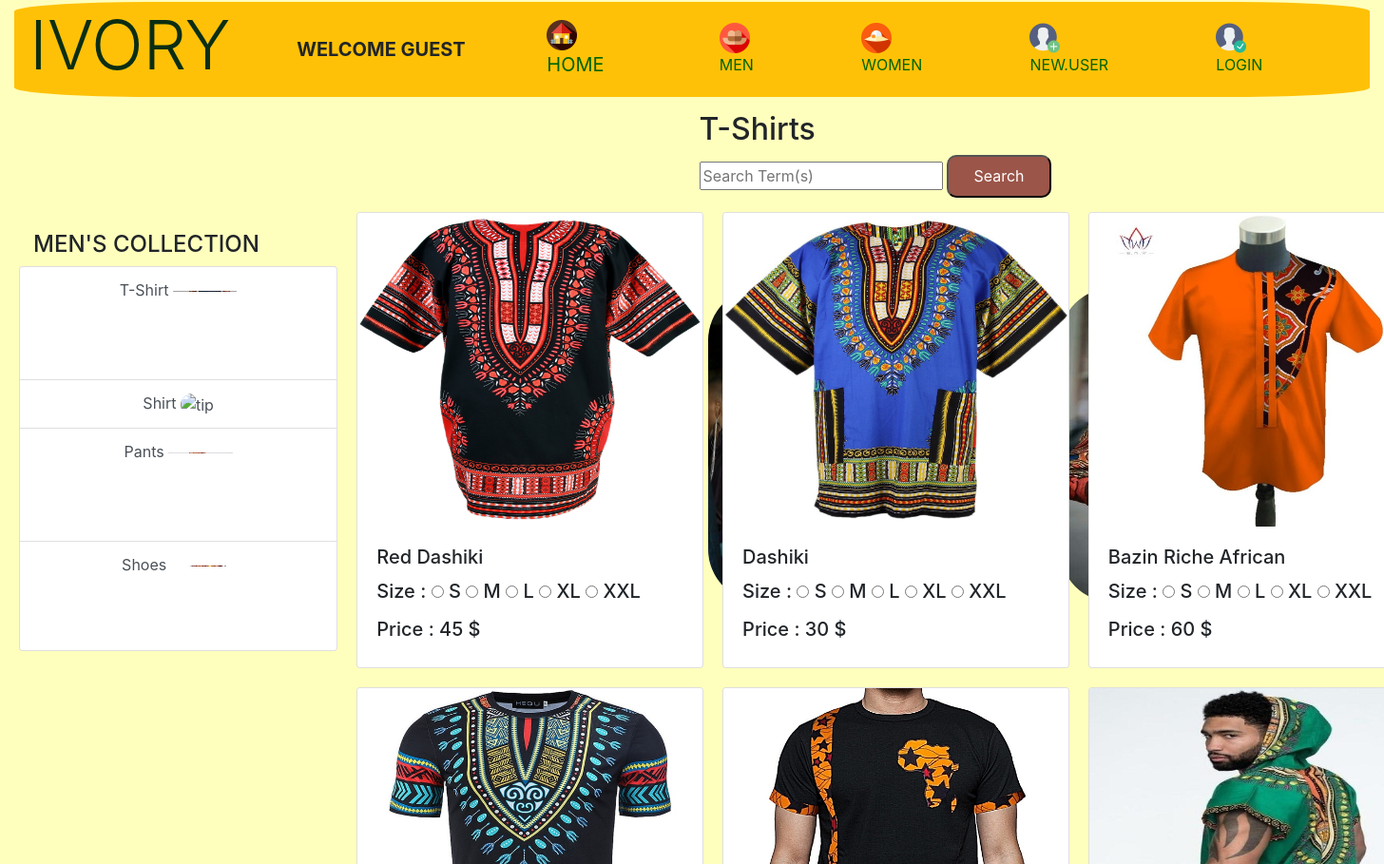
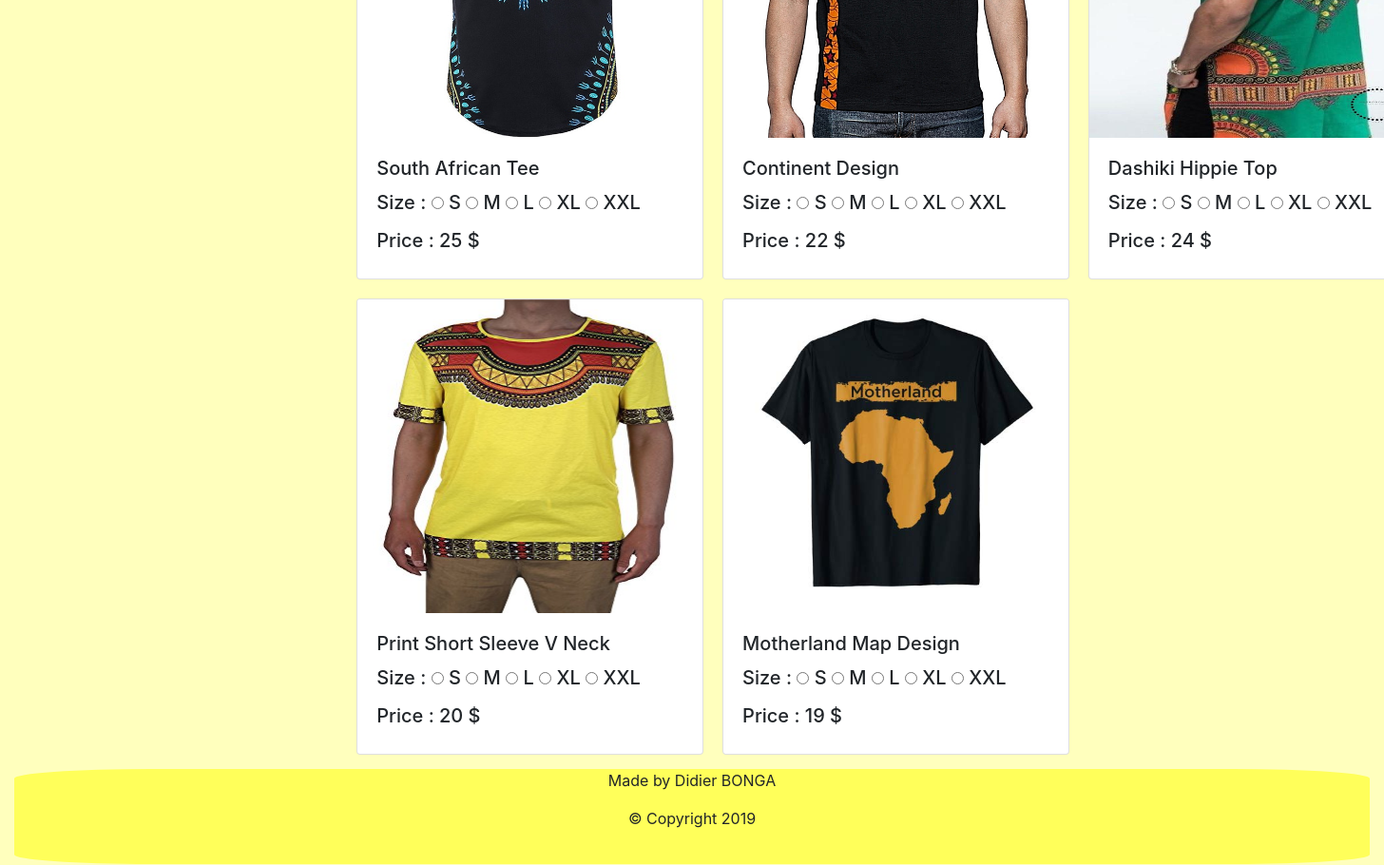
The app's page /tshirtmen/ with its own data (2 pictures, top to bottom).
### ivoryApp/models.py (models this page shows, shortened)
class Tshirt(models.Model):
    ts_title = models.CharField(max_length=200)
    ts_picture = models.ImageField(upload_to="media/images/", null=True, blank=True)
    ts_price = models.IntegerField(default=0)
    ts_ForeignKey = models.ForeignKey(UserLoginModel, on_delete=models.SET_NULL, null=True, blank=True)

### ivoryApp/views.py (the view)
# urls.py: path('tshirtmen/', views.tshirtmen, name='tshirtmen'),
def tshirtmen(request):
    form = MyForm()
    allTshirts = Tshirt.objects.all()
    return render(request, 'ivoryApp/item/tShirtMen.html', {'allTshirts': allTshirts, 'form': form})

### ivoryApp/forms.py
class MyForm(forms.Form):
    my_choice_field = forms.ChoiceField(choices=CUSTOMER_SIZE_ACCESSORY)
    ts_size = forms.ChoiceField(choices=CUSTOMER_SIZE)
    s_size = forms.ChoiceField(choices=CUSTOMER_SIZE)
    pant_size = forms.ChoiceField(choices=CUSTOMER_SIZE)
    sm_size = forms.ChoiceField(choices=CUSTOMER_SIZE_SHOES)
    dress_size = forms.ChoiceField(choices=CUSTOMER_SIZE)
    bj_size = forms.ChoiceField(choices=CUSTOMER_SIZE_ACCESSORY)
    sw_size = forms.ChoiceField(choices=CUSTOMER_SIZE_SHOES)

### ivoryApp/templates/ivoryApp/item/tShirtMen.html (shortened to what this page needs)
{% extends 'ivoryApp/men.html' %}
{% block content %}
<header>
    <h2>T-Shirts</h2>
    <form action="{% url 'search_ts' %}" method="post">
        <input type="text" name="mySearch" placeholder="Search Term(s)" aria-label="Search" >
        <button type="submit">Search</button>
    </form>
</header>
<aside>
    {% if allTshirts %}
    <div class="miniGrid">
    {% for eachTsh in allTshirts %}
    <div class="card" style="width: 22.8rem;">
        <img src="{{eachTsh.ts_picture.url}}" class="card-img-top" alt="image item">
        <div class="card-body">
            <h5 class="card-title">{{ eachTsh.ts_title }}</h5>
            <h5>
                Size :
                {% for choice in form.ts_size.field.choices %}
                <input type="radio" name="ts_size" value="{{choice.0}}"
                       />
                <label class="">{{choice.1}}</label>
                {% endfor %}
            </h5>
            <h5>Price : {{ eachTsh.ts_price }} $</h5>
        </div>
    </div>
    {% endfor %}
    </div>
    {% endif %}
</aside>
{% endblock %}

### ivoryApp/static/ivoryApp/css/men.css (style rules this page uses)
img { width: 350px; height: 330px; }
body { margin: 1.5px 15px; background-color: rgba(255, 255, 0, 0.26); }
button, input[type=submit] { border-radius: 10px; background-color: rgba(119, 23, 31, 0.73); color: white; height: 45px; width: 110px; }
.miniGrid { display: grid; grid-template-columns: repeat(3,1fr); grid-gap: 20px; }
header { grid-area: header; }
aside { grid-area: aside; }

### records on screen
Tshirt: ts_picture (picture), ts_title "Red Dashiki", choice "S" "M" "L" "XL" "XXL", ts_price "45"
Tshirt: ts_picture (picture), ts_title "Dashiki", choice "S" "M" "L" "XL" "XXL", ts_price "30"
Tshirt: ts_picture (picture), ts_title "Bazin Riche African", choice "S" "M" "L" "XL" "XXL", ts_price "60"
Tshirt: ts_picture (picture), ts_title "South African Tee", choice "S" "M" "L" "XL" "XXL", ts_price "25"
Tshirt: ts_picture (picture), ts_title "Continent Design", choice "S" "M" "L" "XL" "XXL", ts_price "22"
Tshirt: ts_picture (picture), ts_title "Dashiki Hippie Top", choice "S" "M" "L" "XL" "XXL", ts_price "24"
Tshirt: ts_picture (picture), ts_title "Print Short Sleeve V Neck", choice "S" "M" "L" "XL" "XXL", ts_price "20"
Tshirt: ts_picture (picture), ts_title "Motherland Map Design", choice "S" "M" "L" "XL" "XXL", ts_price "19"
